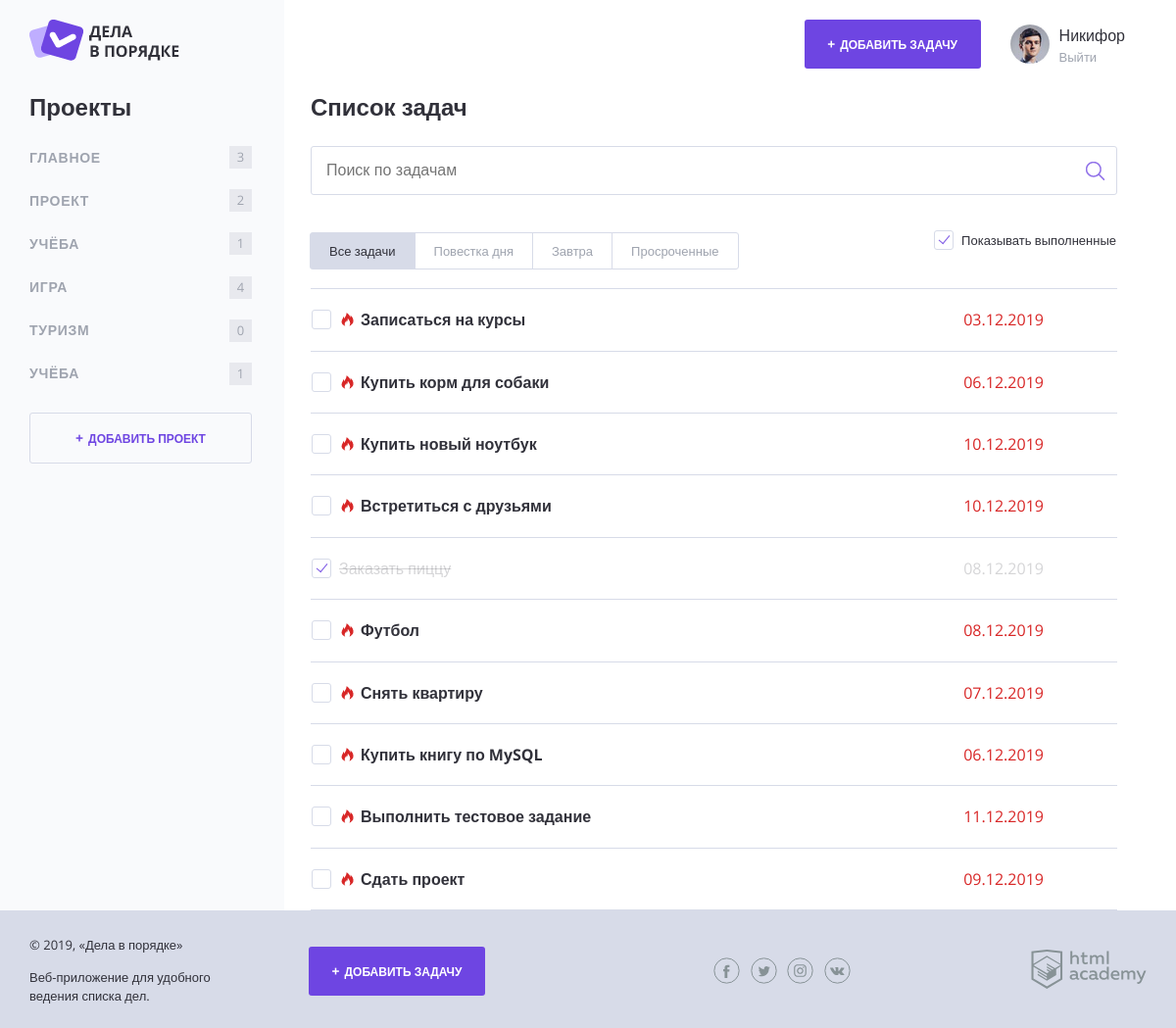
Page /index.php (signed in) on the committed database.
### tables this page shows
CREATE TABLE projects (
    id INT AUTO_INCREMENT PRIMARY KEY,
    user_id INT NOT NULL,
    name CHAR(128) NOT NULL,
    KEY(user_id),
    KEY(name)
);

CREATE TABLE tasks (
    id INT AUTO_INCREMENT PRIMARY KEY,
    user_id INT NOT NULL,
    project_id INT NOT NULL,
    title CHAR(255) NOT NULL,
    file CHAR(255),
    deadline DATE NULL,
    status BOOL DEFAULT 0,
    created_at TIMESTAMP DEFAULT CURRENT_TIMESTAMP,
    INDEX(user_id),
    KEY(project_id),
    INDEX(title),
    INDEX(deadline),
    KEY(status)
);

### functions.php (called while the page is built, shortened)
<?php
function includeTemplate(string $name, array $data = [])
{
    extract($data);
    require $name;
    $result = ob_get_clean();
    return $result;
}
function dbGetProjects($link, int $userId): array
{
    $sql = "SELECT id, name FROM projects WHERE user_id = " . $userId;
    try {
        $projectsResult = mysqli_query($link, $sql);
        $projects = mysqli_fetch_all($projectsResult, MYSQLI_ASSOC);
        $result = [
            "success" => 1,
            "data" => $projects,
            "count" => mysqli_num_rows($projectsResult)
        ];
    } catch (Exception $ex) {
        $result = [
            "success" => 0,
            "errorMessage" => implode(" | ", [$ex->getLine(), $ex->getMessage(), $ex->getCode()])
        ];
    }
    return $result;
}
function dbGetTasks($link, int $userId): array
{
    $sql = <<<SQL
    SELECT t.id, t.user_id, p.name AS project, t.title, t.file, t.deadline, t.status
    FROM tasks t
    LEFT JOIN projects p ON t.project_id = p.id
    LEFT JOIN users u ON t.user_id = u.id
    WHERE t.user_id = $userId ORDER BY t.id DESC
SQL;
    try {
        $tasksResult = mysqli_query($link, $sql);
        $tasks = mysqli_fetch_all($tasksResult, MYSQLI_ASSOC);
        $result = [
            "success" => 1,
            "data" => $tasks,
            "count" => mysqli_num_rows($tasksResult)
        ];
    } catch (Exception $ex) {
        $result = [
            "success" => 0,
            "errorMessage" => implode(" | ", [$ex->getLine(), $ex->getMessage(), $ex->getCode()])
        ];
    }
    return $result;
}
function getGetVal($name)
{
    return filter_input(INPUT_GET, $name, FILTER_SANITIZE_SPECIAL_CHARS);
}
function getCountTasksProject(array $tasks, array $item)
{
    $count = 0;
    foreach ($tasks as $task) {
        if (isset($task["project"]) && isset($item["name"]) && $task["project"] == $item["name"]) {
            $count++;
        }
    }
    return $count;
}

### data.php (called while the page is built, shortened)
<?php
$showCompleteTasks = 1;

### templates/main.php (the view, shortened to what this page needs)
<section class="content__side">
    <h2 class="content__side-heading">Проекты</h2>
    <nav class="main-navigation">
        <ul class="main-navigation__list">
            <?php foreach ($projects as $item): ?>
                <?php $className = isset($item["id"]) && isset($_GET["project_id"]) && $item["id"] === intval($_GET["project_id"]) ?
                    "main-navigation__list-item--active" : ""; ?>
                <li class="main-navigation__list-item <?= $className; ?>">
                    <a class="main-navigation__list-item-link" href="/?project_id=<?= $item["id"]; ?>">
                        <?php if (isset($item["name"])): ?>
                            <?= htmlspecialchars($item["name"]); ?>
                        <?php endif; ?>
                    </a>
                    <span class="main-navigation__list-item-count">
                        <?= getCountTasksProject($tasksAll, $item); ?>
                    </span>
                </li>
            <?php endforeach; ?>
        </ul>
    </nav>
    <a class="button button--transparent button--plus content__side-button" href="/add-project.php">Добавить проект</a>
</section>
<main class="content__main">
    <h2 class="content__main-heading">Список задач</h2>
    <form class="search-form" action="/" method="get" autocomplete="off">
        <label>
            <input class="search-form__input" type="text" name="query" value="<?= htmlspecialchars(getGetVal("query")); ?>"
                   placeholder="Поиск по задачам">
        </label>
        <input class="search-form__submit" type="submit" name="" value="Искать">
    </form>
    <div class="tasks-controls">
        <nav class="tasks-switch">
            <?php $className = !isset($_GET["tab"]) ? "tasks-switch__item--active" : ""; ?>
            <a class="tasks-switch__item <?= $className; ?>" href="/">Все задачи</a>
            <?php $className = isset($_GET["tab"]) && $_GET["tab"] == "today" ? "tasks-switch__item--active" : ""; ?>
            <a class="tasks-switch__item <?= $className; ?>" href="/?tab=today">Повестка дня</a>
            <?php $className = isset($_GET["tab"]) && $_GET["tab"] == "tomorrow" ? "tasks-switch__item--active" : ""; ?>
            <a class="tasks-switch__item <?= $className; ?>" href="/?tab=tomorrow">Завтра</a>
            <?php $className = isset($_GET["tab"]) && $_GET["tab"] == "past" ? "tasks-switch__item--active" : ""; ?>
            <a class="tasks-switch__item <?= $className; ?>" href="/?tab=past">Просроченные</a>
        </nav>
        <label class="checkbox">
            <a href="<?= $url . $urlLink ?>">
                <span class="checkbox__text">Показывать выполненные</span>
            </a>
        </label>
    </div>
    <table class="tasks">
        <?php foreach ($tasks as $item): ?>
            <?php $className1 = isset($item["status"]) && $item["status"] ? "task--completed" : ""; ?>
            <?php $className2 = isset($item["hours_until_end"]) && $item["hours_until_end"] <= 24 && $item["status"] == 0 ?
                "task--important" : ""; ?>
            <tr class="tasks__item task <?= $className1; ?> <?= $className2; ?>">
                <td class="task__select">
                    <label class="checkbox task__checkbox">
                    <?php if (isset($item["id"])): ?>
                        <a href="/?task_id=<?= $item["id"]; ?><?= $tabs; ?><?= $showCompleteTasksUrl; ?>">
                    <?php endif; ?>
                            <span class="checkbox__text">
                                <?php if (isset($item["title"])): ?>
                                    <?= htmlspecialchars($item["title"]); ?>
                                <?php endif; ?>
                            </span>
                        </a>
                    </label>
                </td>
                <td class="task__file">
                </td>
                <td class="task__date">
                    <?php if (isset($item["deadline"])): ?>
                        <?= htmlspecialchars(date("d.m.Y", strtotime($item["deadline"]))); ?>
                    <?php endif; ?>
                </td>
                <td class="task__controls"></td>
            </tr>
        <?php endforeach; ?>
    </table>
</main>

### rows in the picture
projects: name "ГЛАВНОЕ", item "3"
projects: name "ПРОЕКТ", item "2"
projects: name "УЧЁБА", item "1"
projects: name "ИГРА", item "4"
projects: name "ТУРИЗМ", item "0"
projects: name "УЧЁБА", item "1"
tasks: title "Записаться на курсы", deadline "03.12.2019"
tasks: title "Купить корм для собаки", deadline "06.12.2019"
tasks: title "Купить новый ноутбук", deadline "10.12.2019"
tasks: title "Встретиться с друзьями", deadline "10.12.2019"
tasks: title "Заказать пиццу", deadline "08.12.2019"
tasks: title "Футбол", deadline "08.12.2019"
tasks: title "Снять квартиру", deadline "07.12.2019"
tasks: title "Купить книгу по MySQL", deadline "06.12.2019"
tasks: title "Выполнить тестовое задание", deadline "11.12.2019"
tasks: title "Сдать проект", deadline "09.12.2019"

### other values in the picture
strip_tags($_SESSION["user"]["name"]) "Никифор"
